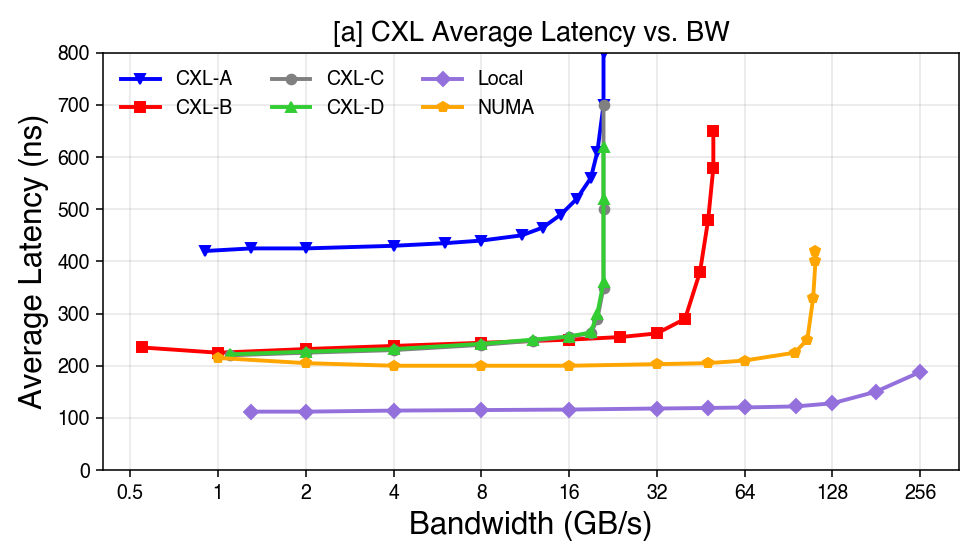

This chart was generated by the following Python code:
#!/usr/bin/env python3
"""Loaded-latency vs bandwidth figure ("[a] CXL Average Latency vs. BW").

One curve per memory device, drawn through the shared two-API contract in
figlib.py: one parse() call loads one device's CSV, one add_data() call draws
one curve. Data lives in data/latbw/<device>.csv (stub points digitized from
the reference figure).

Run from this directory:
    ./latbw.py            # writes latbw.png
    ./latbw.py -o foo.png
"""

import argparse
import pathlib

import matplotlib.pyplot as plt

from figlib import parse, add_data, setup_style, LATBW_CSV, LAT, LATBW

HERE = pathlib.Path(__file__).resolve().parent

# (label, csv stem, color, marker) — colors/markers match the reference figure.
DEVICES = [
    ("CXL-A", "cxl-a", "blue",        "v"),  # down-triangle
    ("CXL-B", "cxl-b", "red",         "s"),  # square
    ("CXL-C", "cxl-c", "grey",        "o"),  # filled circle
    ("CXL-D", "cxl-d", "limegreen",   "^"),  # up-triangle
    ("Local", "local", "mediumpurple", "D"),  # diamond
    ("NUMA",  "numa",  "orange",      "p"),  # pentagon
]


def main() -> int:
    ap = argparse.ArgumentParser(description=__doc__,
                                 formatter_class=argparse.RawDescriptionHelpFormatter)
    ap.add_argument("-o", "--out", type=pathlib.Path, default=HERE / "latbw.png")
    ap.add_argument("--title", default="[a] CXL Average Latency vs. BW")
    args = ap.parse_args()

    setup_style()
    fig, ax = plt.subplots(figsize=(7.0, 4.0))

    for label, stem, color, marker in DEVICES:
        d = parse(LATBW_CSV, HERE / "data" / "latbw" / f"{stem}.csv")
        add_data(ax, (LAT, LATBW), d["bw"], d["latency"],
                 label=label, color=color, marker=marker, markersize=5, linewidth=2)

    ax.set_ylim(0, 800)
    ax.set_title(args.title, fontsize=14)
    ax.legend(ncol=3, loc="upper left", fontsize=10, frameon=False)

    fig.tight_layout()
    fig.savefig(args.out, dpi=140)
    print(f"saved: {args.out}")
    return 0


if __name__ == "__main__":
    raise SystemExit(main())
